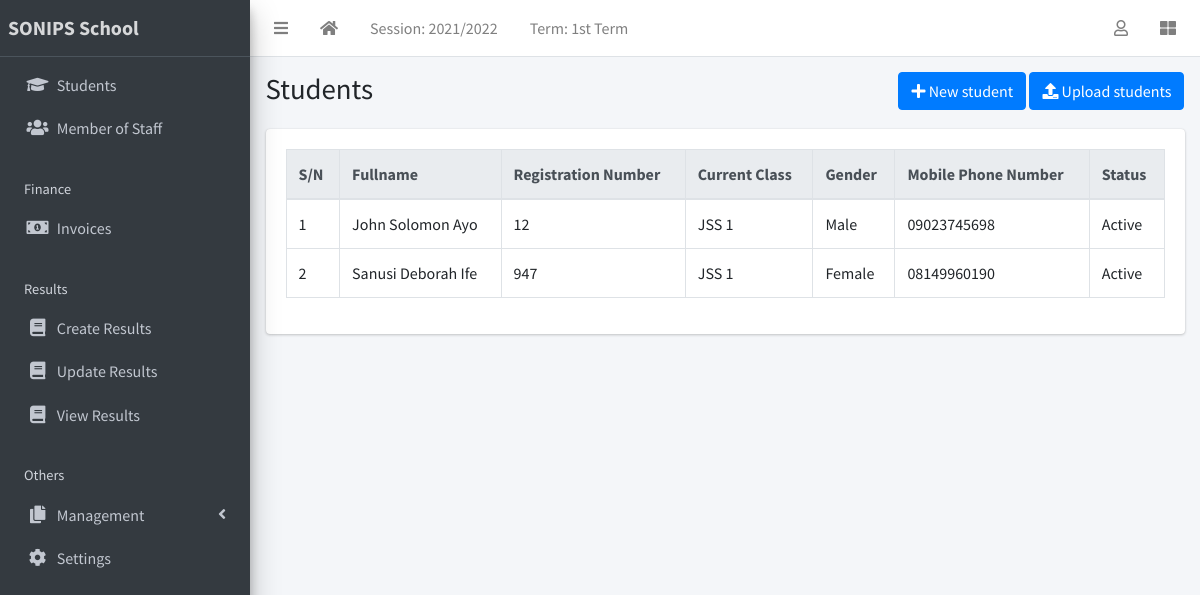
The app's page /student/list (signed in) with its own data.
### apps/corecode/models.py (models this page shows, shortened)
class AcademicSession(models.Model):
    name = models.CharField(max_length=200, unique=True)
    current = models.BooleanField(default=True)
    class Meta:
        ordering = ["-name"]

class AcademicTerm(models.Model):
    name = models.CharField(max_length=20, unique=True)
    current = models.BooleanField(default=True)
    class Meta:
        ordering = ["name"]

class StudentClass(models.Model):
    name = models.CharField(max_length=200, unique=True)
    class Meta:
        verbose_name = "Class"
        verbose_name_plural = "Classes"
        ordering = ["name"]
    def __str__(self):
        return self.name

### apps/students/models.py (models this page shows, shortened)
class Student(models.Model):
    STATUS_CHOICES = [("active", "Active"), ("inactive", "Inactive")]
    GENDER_CHOICES = [("male", "Male"), ("female", "Female")]
    current_status = models.CharField(
        max_length=10, choices=STATUS_CHOICES, default="active"
    )
    registration_number = models.CharField(max_length=200, unique=True)
    surname = models.CharField(max_length=200)
    firstname = models.CharField(max_length=200)
    other_name = models.CharField(max_length=200, blank=True)
    gender = models.CharField(max_length=10, choices=GENDER_CHOICES, default="male")
    date_of_birth = models.DateField(default=timezone.now)
    current_class = models.ForeignKey(
        StudentClass, on_delete=models.SET_NULL, blank=True, null=True
    )
    date_of_admission = models.DateField(default=timezone.now)
    mobile_num_regex = RegexValidator(
        regex="^([0|\+[0-9]{1,5})?([0-9]{10})$", message="Entered mobile number isn't in a right format!"
    )
    parent_mobile_number = models.CharField(
        validators=[mobile_num_regex], max_length=13, blank=True
    )
    address = models.TextField(blank=True)
    others = models.TextField(blank=True)
    passport = models.ImageField(blank=True, upload_to="students/passports/")
    class Meta:
        ordering = ["surname", "firstname", "other_name"]

### apps/students/views.py (the view)
# urls.py: path("list", StudentListView.as_view(), name="student-list"),
class StudentListView(LoginRequiredMixin, ListView):
    model = Student
    template_name = "students/student_list.html"

### apps/corecode/context_processors.py (called while the page is built)
def site_defaults(request):
    current_session = AcademicSession.objects.get(current=True)
    current_term = AcademicTerm.objects.get(current=True)
    contexts = {
        "current_session": current_session.name,
        "current_term": current_term.name,
    }
    return contexts

### apps/students/templates/students/student_list.html (shortened to what this page needs)
{% extends 'base.html' %}
{% block title %}Students{% endblock title %}
{% block breadcrumb %}
<a class="btn btn-primary" href="{% url 'student-create' %}"><i
    class="fas fa-plus"></i> New student</a>
<a class="btn btn-primary" href="{% url 'student-upload' %}"><i
    class="fas fa-upload"></i> Upload students</a>
{% endblock breadcrumb %}
{% block content %}
  <div class="table-responsive">
    <table id="studenttable" class="table table-bordered table-hover" data-page-length='100'>
      <thead class="thead-light">
        <tr>
          <th>S/N</th>
          <th>Fullname</th>
          <th>Registration Number</th>
          <th>Current Class</th>
          <th>Gender</th>
          <th>Mobile Phone Number</th>
          <th>Status</th>
        </tr>
      </thead>
      <tbody>
        {% for student in object_list  %}
          <tr class='clickable-row' data-href="{% url 'student-detail' student.id %}">
            <td>{{ forloop.counter}}</td>
            <td>{{ student.surname}} {{student.firstname }} {{student.other_name }}</td>
            <td>{{ student.registration_number}}</td>
            <td>{{ student.current_class}}</td>
            <td>{{ student.get_gender_display}}</td>
            <td>{{ student.parent_mobile_number}}</td>
            <td>{{ student.get_current_status_display}}</td>
          </tr>
        {% endfor %}
      </tbody>
    </table>
  </div>
{% endblock content %}

### templates/base.html (shortened to what this page needs)
{% load static %}
<!DOCTYPE html>
<html lang="en">
<head>
  <link rel="stylesheet" href="{% static 'plugins/fontawesome-free/css/all.min.css' %}">
  <link rel="stylesheet" href="{% static 'plugins/toastr/toastr.min.css' %}">
  <link rel="stylesheet" href="{% static 'plugins/overlayScrollbars/css/OverlayScrollbars.min.css' %}">
  <link rel="stylesheet" href="{% static 'plugins/Datatables/datatables.min.css' %}" />
  <link rel="stylesheet" href="{% static 'dist/css/adminlte.min.css' %}">
</head>
<body
  class="hold-transition sidebar-mini layout-fixed layout-navbar-fixed layout-footer-fixed">
  <div class="wrapper">
    <nav class="main-header navbar navbar-expand navbar-white navbar-light">
      <ul class="navbar-nav">
        <li class="nav-item">
          <a class="nav-link" data-widget="pushmenu" href="#" role="button"><i
              class="fas fa-bars"></i></a>
        </li>
        <li class="nav-item d-none d-sm-inline-block">
          <a href="{% url 'home' %} " class="nav-link"><i class="fa fa-home"></i></a>
        </li>
        <li class="nav-item d-none d-sm-inline-block">
          <a href="{% url 'current-session' %}" class="nav-link">Session: {{ current_session }}</a>
        </li>
        <li class="nav-item d-none d-sm-inline-block">
          <a href="{% url 'current-session' %}" class="nav-link">Term: {{ current_term }}</a>
        </li>
      </ul>
      <ul class="navbar-nav ml-auto">
        <li class="nav-item dropdown">
          <a class="nav-link" data-toggle="dropdown" href="#">
            <i class="far fa-user"></i>
          </a>
        </li>
        <li class="nav-item">
          <a class="nav-link" data-widget="control-sidebar" data-slide="true"
            href="#" role="button"><i class="fas fa-th-large"></i></a>
        </li>
      </ul>
    </nav>
    <aside class="main-sidebar sidebar-dark-primary elevation-4">
      <a href="{% url 'home' %}" class="brand-link"><strong>SONIPS School</strong></a>
      <div class="sidebar">
        <nav class="mt-2">
          <ul class="nav nav-pills nav-sidebar flex-column"
            data-widget="treeview" role="menu" data-accordion="false">
            <li class="nav-item">
              <a href="{% url 'student-list' %}" class="nav-link">
                <i class="nav-icon fas fa-graduation-cap"></i>
                <p>
                  Students
                </p>
              </a>
            </li>
            <li class="nav-item">
              <a href="{% url 'staff-list' %}" class="nav-link">
                <i class="nav-icon fas fa-users"></i>
                <p>
                  Member of Staff
                </p>
              </a>
            </li>
            <li class="nav-header">Finance</li>
            <li class="nav-item">
              <a href="{% url 'invoice-list' %}" class="nav-link">
                <i class="nav-icon fas fa-money-bill-alt"></i>
                <p>
                  Invoices
                </p>
              </a>
            </li>
            <li class="nav-header">Results</li>
            <li class="nav-item">
              <a href="{% url 'create-result' %}" class="nav-link">
                <i class="nav-icon fa fa-book"></i>
                <p>
                  Create Results
                </p>
              </a>
            </li>
            <li class="nav-item">
              <a href="{% url 'edit-results' %}" class="nav-link">
                <i class="nav-icon fa fa-book"></i>
                <p>
                  Update Results
                </p>
              </a>
            </li>
            <li class="nav-item">
              <a href="{% url 'view-results' %}" class="nav-link">
                <i class="nav-icon fa fa-book"></i>
                <p>
                  View Results
                </p>
              </a>
            </li>
            <li class="nav-header">Others</li>
            <li class="nav-item has-treeview">
              <a href="#" class="nav-link">
                <i class="nav-icon fas fa-copy"></i>
                <p>
                  Management
                  <i class="fas fa-angle-left right"></i>
                </p>
              </a>
            </li>
            <li class="nav-item">
              <a href="#" class="nav-link">
                <i class="nav-icon fas fa-cog"></i>
                <p>
                  Settings
                </p>
              </a>
            </li>
          </ul>
        </nav>
      </div>
    </aside>
    <div class="content-wrapper">
      <section class="content-header">
        <div class="container-fluid">
          <div class="row mb-1">
            <div class="col-sm-8">
              <h1>{% block title %}{% endblock title %}</h1>
            </div>
            <div class="col-sm-4">
              <ol class="breadcrumb float-sm-right">
                <li class="breadcrumb-item">{% block breadcrumb %}{% endblock breadcrumb %}</li>
              </ol>
            </div>
          </div>
        </div>
      </section>
      <section class="content">
        <div class="container-fluid">
          <div class="row">
            <div class="col-md-12">
              {% block fullcard %}
              <div class="card">
                <div class="card-body">
                  <div class="row">
                    <div class="col">
                      {% block content %}
                      {% endblock content %}
                    </div>
                  </div>
                </div>
              </div>
              {% endblock fullcard %}
            </div>
          </div>
        </div>
      </section>
    </div>
  </div>
</body>
</html>

### records on screen
AcademicSession: name "2021/2022"
AcademicTerm: name "1st Term"
Student: surname "John", firstname "Solomon", other_name "Ayo", registration_number "12", current_class "JSS 1", gender "Male", parent_mobile_number "09023745698", current_status "Active"
Student: surname "Sanusi", firstname "Deborah", other_name "Ife", registration_number "947", current_class "JSS 1", gender "Female", parent_mobile_number "08149960190", current_status "Active"
